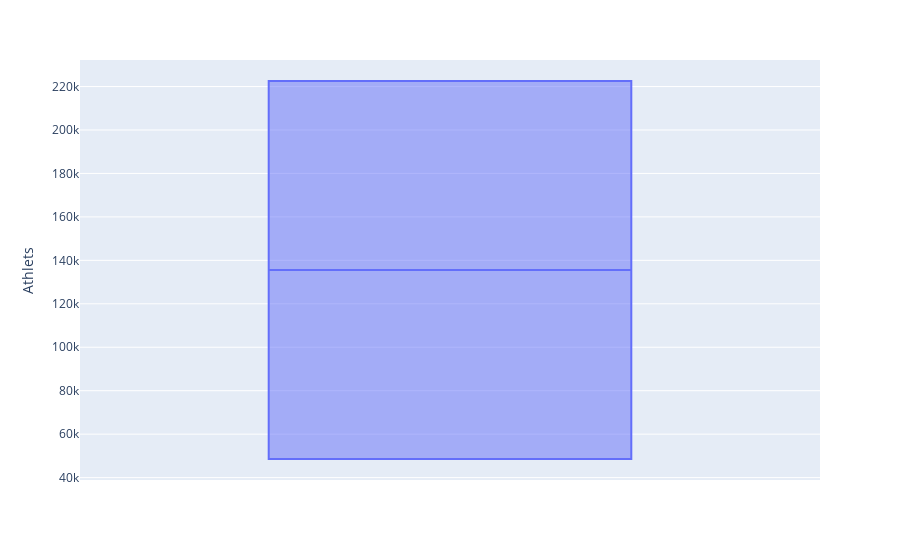

The cell this chart's notebook holds for it:
### Code cell
import plotly.express as px

fig = px.box(participants, y="Athlets")
fig.show()

### Figure 1 — Plotly figure (JSON) as saved in the notebook; plotly's stock layout.template omitted (floating-point values rounded to 4 significant figures)
{"data": [{"alignmentgroup": "True", "hovertemplate": "Athlets=%{y}<extra></extra>", "legendgroup": "", "marker": {"color": "#636efa"}, "name": "", "notched": false, "offsetgroup": "", "orientation": "v", "showlegend": false, "type": "box", "x0": " ", "xaxis": "x", "y": [222552, 48564], "y0": " ", "yaxis": "y"}], "layout": {"boxmode": "group", "legend": {"tracegroupgap": 0}, "margin": {"t": 60}, "xaxis": {"anchor": "y", "domain": [0.0, 1.0]}, "yaxis": {"anchor": "x", "domain": [0.0, 1.0], "title": {"text": "Athlets"}}}}
